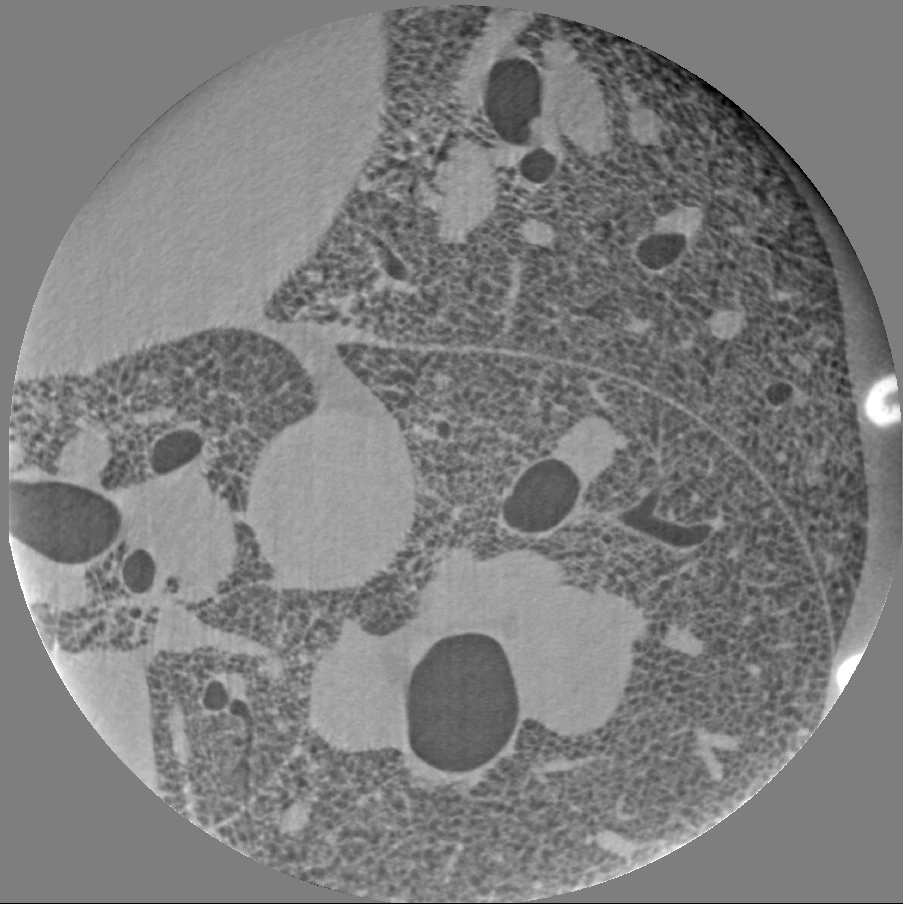
#> input picture experiments/data/lung_slice.webp, 903 x 904 px
$ python make_lung_png.py lung_slice.webp
#> lines starting #> are read from the running program, lines starting #| are printed output that depends on the picture; after the words box and inside, x2 and y2 are one past the last pixel; in counts of white or black regions, pixels touching at a corner belong together
"""The clean BINARY lung of `lung_clean_2048.png` ( 2048^2, the square of side 2, the field a disc of radius 0.9 ),
made from a real slice of a lung at high resolution ( `lung_slice.webp`, noisy ):

    big structures   kept as they are segmented: solid lumps ( low texture, bright ) and airways / vessels ( low
                     texture, dark, grown a few pixels into what is dark: their edges and narrow arms read as
                     texture; the dark ones on the rim dropped as artefacts ); the bright rim of an airway and the thin
                     bands between a lumen and a lump go to the one their intensity is closer to; nothing in an airway
    parenchyma       a FOAM drawn on the whole disc, then cut by the big structures ( no layer of cells that follows
                     their borders ): Voronoi cells of random seeds relaxed a little ( Lloyd, `LLOYD` times: sizes stay
                     uneven ), the spacing of the alveoli of the slice ( its dark local minima ); the alveoli ROUNDED
                     ( the distance to the walls a smooth min of the gaps to the two nearest seeds, over `ROUND` spacing:
                     between balls and cells, wide triple junctions ); walls of a thickness that varies slowly ( a
                     smooth random field, +- `WOBBLE`, times the density of the parenchyma of the slice around ),
                     scaled so that the parenchyma keeps its mean density
    lines            the long thin bright lines found ( ridges of the Hessian at two scales, kept by hysteresis ), and
                     those drawn by hand ( `GUIDES`: the fissure between two zones, thin vessels, faint and broken in
                     the slice: a rough guide, a smooth curve fitted to the ridges near it ); no cell sliver along them
    retouches        `GUIDES`, and small airways placed by hand
    border           the disc closed by a wall

    micromamba run -n prj-torch python otrec/experiments/data/make_lung_png.py [ --preview DIR ]      ( numpy, scipy, pillow )"""
import os, sys

import numpy as np
from PIL import Image
from scipy import ndimage as nd
from scipy.spatial import cKDTree

LLOYD, WOBBLE, ROUND, N, RHO = 4, 0.25, 0.12, 2048, 0.9
here = os.path.dirname( os.path.abspath( __file__ ) )
preview = sys.argv[ sys.argv.index( "--preview" ) + 1 ] if "--preview" in sys.argv else None
im = np.asarray( Image.open( os.path.join( here, "lung_slice.webp" ) ).convert( "L" ) ).astype( float )


def keep_big( b, a ):
    lab, n = nd.label( b )
    k = np.zeros( n + 1, bool ); k[ 1: ] = nd.sum( b, lab, range( 1, n + 1 ) ) >= a
    return k[ lab ]


def local_std( x, w ):
#> called with w = 5
    return np.sqrt( np.clip( nd.uniform_filter( x * x, w ) - nd.uniform_filter( x, w ) ** 2, 0, None ) )


# -- the field: the disc where the image has texture ( outside: a flat grey ) -------------------------------------------
busy = nd.binary_fill_holes( nd.binary_closing( local_std( im, 5 ) > 1.5, iterations = 3 ) )
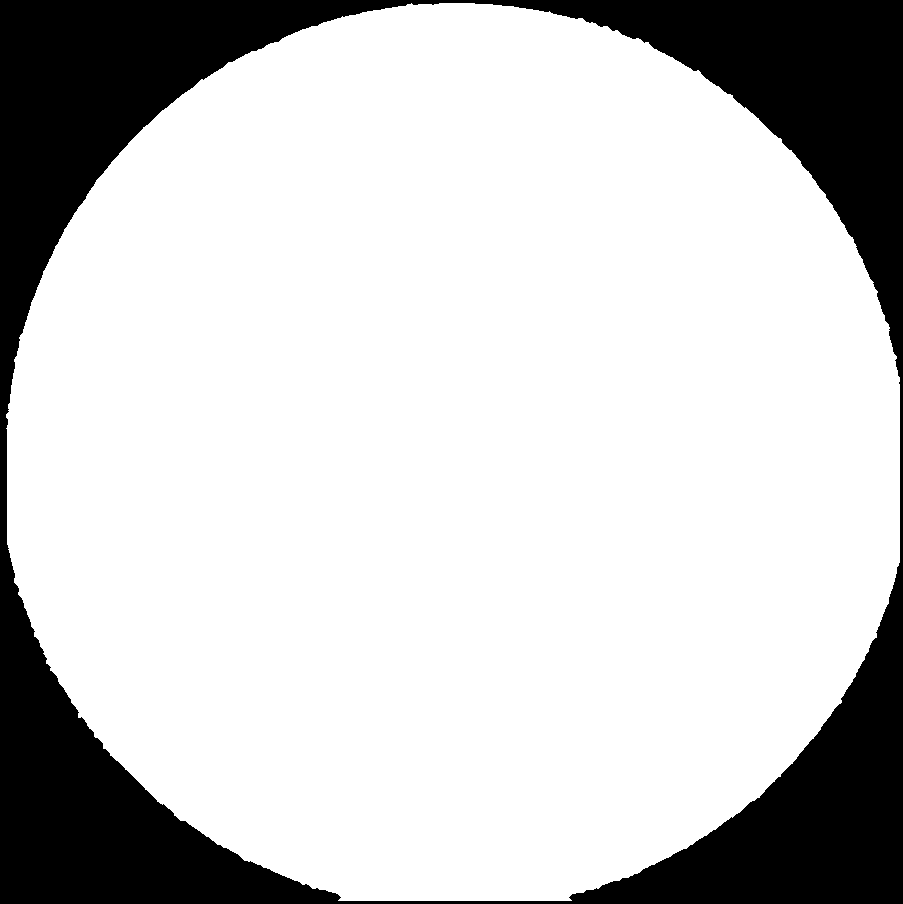
#> busy: shape (904, 903) bool; 79% white; 1 black region, box (x1, y1, x2, y2) and area: (0, 0, 903, 904) 171824
lab, n = nd.label( busy ); disk = lab == np.argmax( nd.sum( busy, lab, range( 1, n + 1 ) ) ) + 1
#> after `lab, n = nd.label(busy)`: n = 1
cy, cx = nd.center_of_mass( disk ); r_in = np.sqrt( disk.sum() / np.pi ) - 35          # ( the rim: artefacts )
#> after `cy, cx = nd.center_of_mass(disk)`: cy = 456.2; cx = 454.8
#> after `r_in = np.sqrt(disk.sum() / np.pi) - 35`: r_in = 417.9
Y, X = np.mgrid[ :im.shape[ 0 ], :im.shape[ 1 ] ]; R = np.hypot( Y - cy, X - cx ); inside = R < r_in

# -- the levels of white and black ( 2-means on the flat zones ), drifting slowly -----------------------------------------
g = nd.gaussian_filter( im, 0.7 )
s15 = local_std( g, 15 )
flat = inside & ( s15 < np.percentile( s15[ inside ], 25 ) )
v = g[ flat ]; W, B = v.max(), v.min()
#> after `W, B = (v.max(), v.min())`: W = 186; B = 60.52
for _ in range( 30 ):
    t = 0.5 * ( W + B ); W, B = np.median( v[ v > t ] ), np.median( v[ v < t ] )
#> this loop made 30 passes
#> (t, B) on passes 1 to 4: (123.3, 95.56), (125.5, 95.6), (125.5, 95.6), (125.5, 95.6)
drift = lambda sel, lvl: nd.gaussian_filter( np.where( sel, g - lvl, 0 ), 80 ) / np.maximum( nd.gaussian_filter( sel * 1., 80 ), 1e-3 )
Wm, Bm = W + drift( flat & ( g > t ), W ), B + drift( flat & ( g < t ), B )
dens = lambda x: ( x - Bm ) / ( Wm - Bm )
f2 = dens( nd.gaussian_filter( im, 2.0 ) )

# -- big structures ------------------------------------------------------------------------------------------------------
s9 = nd.gaussian_filter( local_std( g, 7 ), 2 )
sf, st = np.median( s9[ flat ] ), np.median( s9[ inside & ~flat ] )
#> sf = 2.5; st = 10
calm = s9 < 0.5 * ( sf + st )
lumen = nd.binary_fill_holes( keep_big( nd.binary_opening( ( f2 < 0.35 ) & calm, iterations = 2 ) & inside, 120 ) )
#> in keep_big, `lab, n = nd.label( b )`: n = 114
lab, _ = nd.label( lumen ); rim = np.unique( lab[ ( R > r_in - 12 ) & lumen ] ); lumen &= ~np.isin( lab, rim[ rim > 0 ] )
#> after `rim = np.unique(lab[(R > r_in - 12) & lumen])`: rim = [4, 8]
# grown ( 8 pixels at most ) into what is dark and not too textured ( the edges and the narrow arms of a lumen read as texture )
weak = ( f2 < 0.42 ) & ( s9 < 0.65 * ( sf + st ) ) & inside
lumen = nd.binary_dilation( lumen, iterations = 8, mask = weak | lumen )             # ( a few pixels at most: no leak )
lumen = nd.binary_fill_holes( nd.binary_opening( lumen, iterations = 1 ) )
# and the small ones: dark, calm, round enough to hold a disc of 4 pixels
small = nd.binary_opening( ( f2 < 0.3 ) & calm & inside, iterations = 4 ) & ~lumen
lumen |= keep_big( small, 50 )
# and those drawn by hand ( a retouch ): ( row, column, radius ) of the slice, grown into what is dark
for r0, c0, rr in [ ( 702, 237, 7 ) ]:
    lumen |= nd.binary_dilation( np.hypot( Y - r0, X - c0 ) < rr, iterations = 3, mask = weak )
solid = keep_big( nd.binary_opening( ( f2 > 0.7 ) & calm, iterations = 2 ) & inside, 25 )
#> call 3 of keep_big, with a = 25
#> in keep_big (call 3), `lab, n = nd.label( b )`:
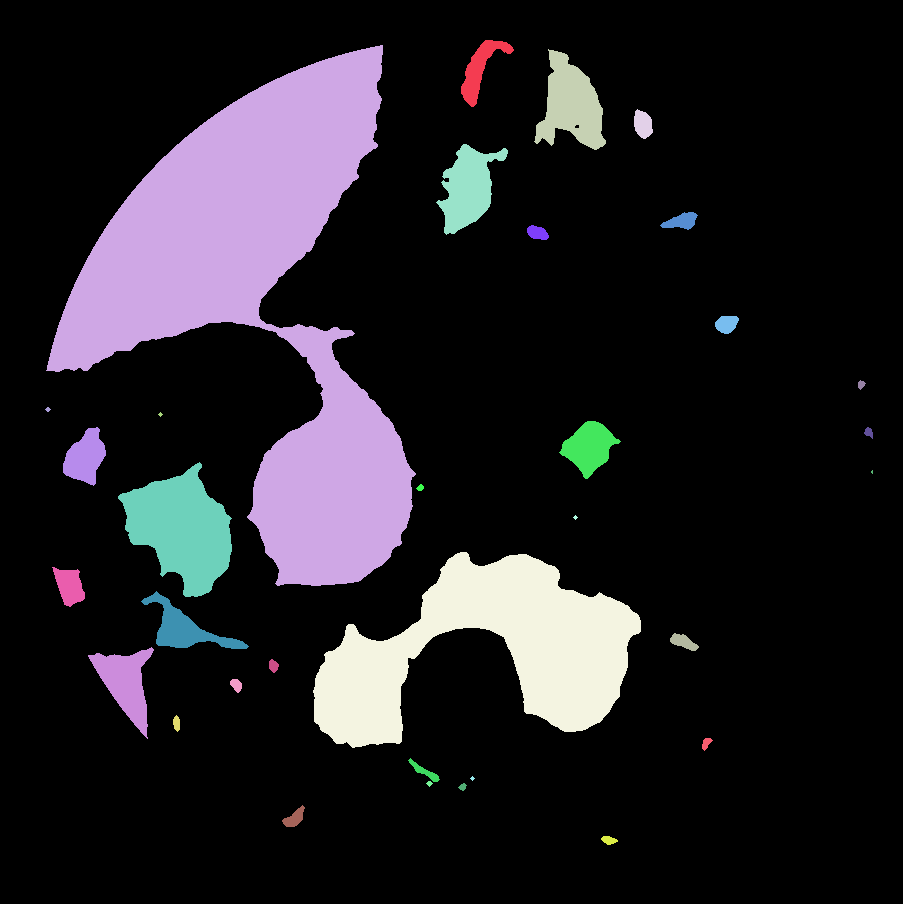
#> lab: shape (904, 903) int32; 34 distinct labels, from 0 to 33; one colour per label, 0 black
#> in keep_big (call 3), `lab, n = nd.label( b )`: n = 33
solid = nd.binary_closing( solid, iterations = 2 ) & ~lumen
par = inside & ~lumen & ~solid
# thin bands of the parenchyma ( what an opening of the size of an alveolus takes off ) next to a lumen or a lump: to the
# one their intensity is closer to
gs = nd.gaussian_filter( im, 1.0 )                                                   # the alveoli: dark local minima
mins = ( gs == nd.minimum_filter( gs, 5 ) ) & ( gs < nd.uniform_filter( gs, 15 ) ) & nd.binary_erosion( par, iterations = 4 )
spacing = np.sqrt( nd.binary_erosion( par, iterations = 4 ).sum() / mins.sum() )
#> spacing = 11.13
thin = par & ~nd.binary_opening( par, iterations = int( spacing / 2 ) ) & nd.binary_dilation( lumen | solid, iterations = 3 )
solid |= thin & ( f2 > 0.5 ); lumen |= thin & ( f2 <= 0.5 ); par &= ~thin
# the rim of an airway ( its wall, bright, whose edge reads as texture ): to the lumps, and what is left between them too thin
band = par & ( nd.distance_transform_edt( ~lumen ) < 10 ) & ( f2 > 0.55 )
solid |= band; par &= ~band
thin = par & ~nd.binary_opening( par, iterations = int( 0.7 * spacing ) ) & nd.binary_dilation( lumen | solid, iterations = 3 )
solid |= thin & ( f2 > 0.5 ); lumen |= thin & ( f2 <= 0.5 ); par &= ~thin
#> after `par &= ~thin`:
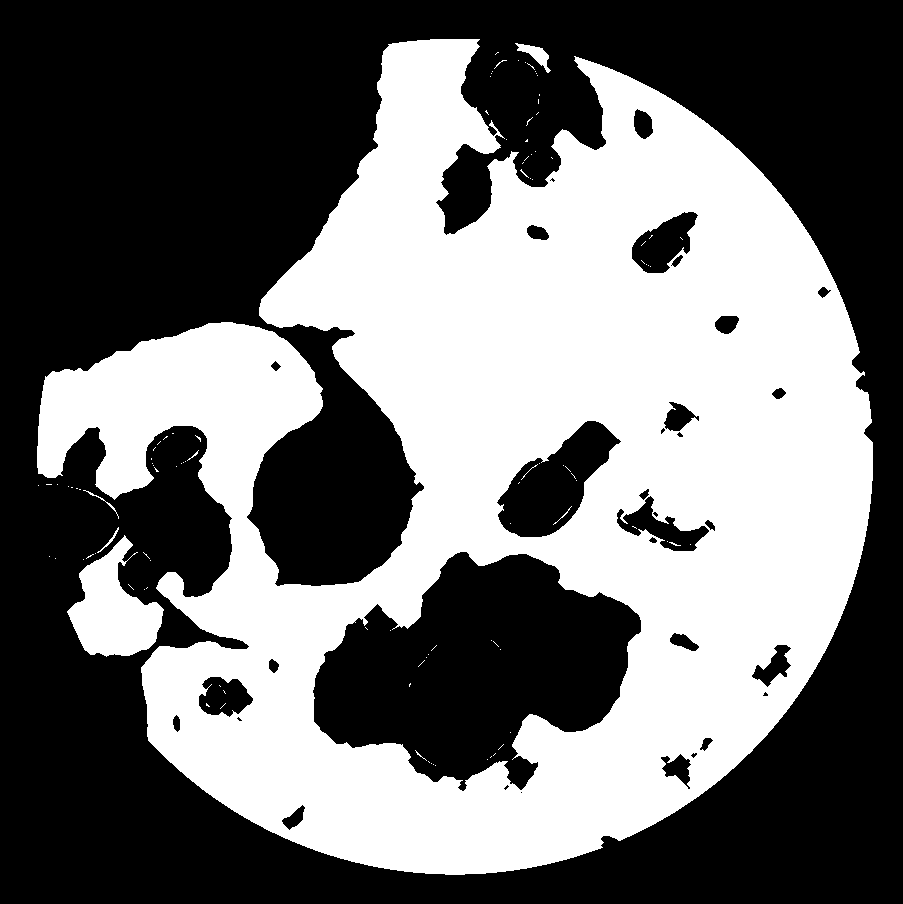
#> par: shape (904, 903) bool; 44.1% white; 106 white regions (98 under 20 px), largest, box (x1, y1, x2, y2) and area: (37, 39, 873, 875) 352880, (67, 535, 164, 657) 6299, (515, 43, 551, 73) 375
solid = nd.binary_closing( solid, iterations = 2 ) & ~lumen; par &= ~solid
target = float( np.clip( dens( nd.gaussian_filter( g, 3 ) )[ par ], 0, 1 ).mean() )
#> target = 0.388

# -- thin bright lines: ridges at two scales, hysteresis ------------------------------------------------------------------
def ridge_strength( sig ):
    hxx, hyy, hxy = ( nd.gaussian_filter( im, sig, order = o ) for o in ( ( 2, 0 ), ( 0, 2 ), ( 1, 1 ) ) )
    root = np.sqrt( 0.25 * ( hxx - hyy ) ** 2 + hxy ** 2 )
    lmin, lmax = 0.5 * ( hxx + hyy ) - root, 0.5 * ( hxx + hyy ) + root
    return np.where( np.abs( lmax ) < 0.5 * np.abs( lmin ), -lmin * sig * sig, 0 )
rs = np.maximum( ridge_strength( 1.2 ), ridge_strength( 2.0 ) )
zone = par & ~nd.binary_dilation( lumen | solid, iterations = 8 )
strong, weak = rs > np.percentile( rs[ zone ], 98.5 ), rs > np.percentile( rs[ zone ], 90 )
lab, _ = nd.label( weak & zone )
ridge = np.isin( lab, np.unique( lab[ strong & zone ] ) ) & ( lab > 0 )
lab, n = nd.label( ridge )                                                            # long and thin: a line, not a blob
#> n = 473
long = np.zeros( n + 1, bool )
for k, sl in enumerate( nd.find_objects( lab ), 1 ):
    yy, xx = np.nonzero( lab[ sl ] == k )
    if len( yy ) >= 100:
        ev = np.linalg.eigvalsh( np.cov( np.stack( [ yy, xx ] ) ) )
        long[ k ] = ev[ 1 ] > 25 * max( ev[ 0 ], 0.25 )
#> this loop made 473 passes
#> ev on passes 26, 35, 43, 109: [4.06, 69.04], [3.95, 55.81], [10.32, 38.29], [9.62, 104.9]
ridge = long[ lab ]
# LINES drawn by hand ( a retouch ): the fissure between two zones, and thin vessels, faint and broken in the slice. Each
# has a rough guide drawn by eye ( ( row, column ) of the slice ), the weak ridges within `window` of it, and a smooth curve
# fitted to them ( row and column as polynomials of the arc length of the guide ); drawn with `width` times the walls
GUIDES = dict(
    fissure = ( [ ( 343, 338 ), ( 350, 460 ), ( 360, 560 ), ( 380, 630 ), ( 410, 690 ), ( 450, 740 ), ( 500, 775 ), ( 560, 805 ), ( 620, 825 ), ( 660, 832 ) ], 14, 7, 1.2 ),
    vessel_upper = ( [ ( 240, 512 ), ( 290, 510 ), ( 335, 505 ) ], 8, 2, 1.5 ),
    vessel_left = ( [ ( 700, 178 ), ( 745, 180 ), ( 790, 183 ) ], 8, 2, 1.5 ) )
cand = np.stack( np.nonzero( ( rs > np.percentile( rs[ par ], 80 ) ) & inside ), 1 ).astype( float )
#> cand = 79542 pairs, first value 39 to 873, second value 37 to 870
lines_ = { }
for name, ( guide, window, degree, width ) in GUIDES.items():
    guide = np.array( guide, float )
    seg = np.concatenate( [ np.linspace( guide[ k ], guide[ k + 1 ], 200, endpoint = False ) for k in range( len( guide ) - 1 ) ] + [ guide[ -1: ] ] )
    arc = np.concatenate( [ [ 0 ], np.cumsum( np.linalg.norm( np.diff( seg, axis = 0 ), axis = 1 ) ) ] ) / max( np.linalg.norm( np.diff( seg, axis = 0 ), axis = 1 ).sum(), 1e-9 )
    dd, jj = cKDTree( seg ).query( cand )
    near = dd < window
    sa = arc[ jj[ near ] ]
    fit = [ np.polynomial.Polynomial.fit( sa, cand[ near, c ], degree ) for c in ( 0, 1 ) ]
    sf_ = np.linspace( sa.min(), sa.max(), 4000 )
    lines_[ name ] = ( np.stack( [ fit[ 0 ]( sf_ ), fit[ 1 ]( sf_ ) ], 1 ), width )
    print( f"{ name }: { near.sum() } ridge pixels near the guide, residual { np.median( np.linalg.norm( cand[ near ] - np.stack( [ fit[ c ]( sa ) for c in ( 0, 1 ) ], 1 ), axis = 1 ) ):.2f} px" )
#> this loop made 3 passes
#| fissure: 4001 ridge pixels near the guide, residual 4.64 px
#| vessel_upper: 452 ridge pixels near the guide, residual 2.99 px
#> (further printed lines are left out)
#> after the loop, lines_ = 3 items
print( f"levels W { W:.0f} B { B:.0f}; solid { solid[ inside ].mean():.3f} lumen { lumen[ inside ].mean():.3f} parenchyma { par[ inside ].mean():.3f}"
       f" ( density { target:.3f}, { mins.sum() } alveoli, spacing { spacing:.1f} px ); ridges { ridge.sum() } px" )
#| levels W 155 B 96; solid 0.278 lumen 0.066 parenchyma 0.656 ( density 0.388, 2792 alveoli, spacing 11.1 px ); ridges 944 px

# -- the output grid: the square of side 2, the disc of the field of radius RHO ------------------------------------------
sc = r_in / ( RHO * N / 2 )
#> sc = 0.453
i = ( np.arange( N ) - N / 2 + 0.5 ) * sc
#> i = 2048 values from -464.1 to 464.1
GI, GJ = np.meshgrid( i, i, indexing = "ij" )
def up( mask, blur = 1.0 ):
    return nd.map_coordinates( nd.gaussian_filter( mask * 1., blur ), [ cy + GI, cx + GJ ], order = 1 ) > 0.5
disc = np.hypot( GI, GJ ) < r_in
L, S, P, Rg = up( lumen ), up( solid ), up( par ), up( ridge, 0.7 )
L = nd.binary_fill_holes( L )
def drawn( curve ):
    """the curve on the output grid"""
    m = np.zeros( ( N, N ), bool )
    o = np.round( ( curve - [ cy, cx ] ) / sc + N / 2 - 0.5 ).astype( int )
#> o = 4000 pairs, first value 776 to 1476, second value 765 to 1836
    o = o[ ( o >= 0 ).all( 1 ) & ( o < N ).all( 1 ) ]
    m[ o[ :, 0 ], o[ :, 1 ] ] = True
    return m
Lines = { name: ( drawn( curve ), width ) for name, ( curve, width ) in lines_.items() }
#> Lines = 3 items
Fi = np.any( [ m for m, _ in Lines.values() ], axis = 0 )                           # every line drawn by hand
P &= disc & ~L & ~S
a = spacing / sc                                                                     # the spacing, output pixels
#> a = 24.55

# -- the foam on the whole disc ------------------------------------------------------------------------------------------
rng = np.random.default_rng( 0 )
pi, pj = np.nonzero( disc ); pts = np.stack( [ pi, pj ], 1 ).astype( float )
#> after `pts = np.stack([pi, pj], 1).astype(float)`: pts = 2668400 pairs, first value 102 to 1945, second value 102 to 1945
seeds = pts[ rng.choice( len( pts ), int( len( pts ) / ( a * a ) ), replace = False ) ]
#> seeds = 4426 pairs, first value 106 to 1944, second value 108 to 1938
dl = nd.distance_transform_edt( ~Fi )
seeds = seeds[ dl[ tuple( np.round( seeds ).astype( int ).T ) ] > 0.4 * a ]        # no sliver of a cell along a line
#> seeds = 4370 pairs, first value 106 to 1944, second value 108 to 1938
for _ in range( LLOYD ):
    lab = cKDTree( seeds ).query( pts )[ 1 ]
    cnt = np.bincount( lab, minlength = len( seeds ) ); k = cnt > 0
    seeds = np.stack( [ np.bincount( lab, pts[ :, 0 ], len( seeds ) ), np.bincount( lab, pts[ :, 1 ], len( seeds ) ) ], 1 )[ k ] / cnt[ k, None ]
#> after the loop, seeds = 4370 pairs, first value 109 to 1938.7, second value 112.9 to 1936
d, _ = cKDTree( seeds ).query( pts, 3 )
k_ = ROUND * a                                                                       # the two nearest walls, a smooth min: wider junctions
#> k_ = 2.95
gap = -k_ * np.logaddexp( -( d[ :, 1 ] - d[ :, 0 ] ) / k_, -( d[ :, 2 ] - d[ :, 0 ] ) / k_ )
half = np.zeros( ( N, N ) ); half[ pi, pj ] = gap / 2                                # ~ distance to the walls, less at the junctions
wob = nd.gaussian_filter( rng.normal( size = ( N, N ) ), a )
wob = 1 + WOBBLE * wob / wob[ disc ].std()                                           # the thickness, varying slowly
# and following the density of the parenchyma of the slice ( smoothed over a few alveoli ): denser zones, thicker walls
fl = dens( nd.gaussian_filter( g, 3 ) ).clip( 0, 1 )
fl = nd.gaussian_filter( np.where( par, fl, 0 ), 1.5 * spacing ) / np.maximum( nd.gaussian_filter( par * 1., 1.5 * spacing ), 1e-3 )
fl = nd.map_coordinates( fl, [ cy + GI, cx + GJ ], order = 1 )
wob = wob * np.clip( fl / fl[ P ].mean(), 0.6, 1.5 )                              # ( bounded: no wall vanishes )
def foam( t ):
    """white where the walls are: walls of thickness `t wob`, the alveoli rounded"""
    return half <= 0.5 * t * wob
lo, hi = 0.0, a
#> lo = 0; hi = 24.55
for _ in range( 18 ):
    t = 0.5 * ( lo + hi )
    lo, hi = ( t, hi ) if foam( t )[ P ].mean() < target else ( lo, t )
#> this loop made 18 passes
#> (t, lo, hi) on passes 1 to 4: (12.28, 0, 12.28), (6.14, 0, 6.14), (3.07, 3.07, 6.14), (4.6, 3.07, 4.6)
F = foam( t )
print( f"{ len( seeds ) } cells, spacing { a:.1f} px out, walls { t:.2f} px out ( { t * sc:.2f} native ) +- { 100 * WOBBLE:.0f} %,"
       f" parenchyma density { F[ P ].mean():.3f} ( target { target:.3f} )" )
#| 4370 cells, spacing 24.6 px out, walls 4.41 px out ( 2.00 native ) +- 25 %, parenchyma density 0.388 ( target 0.388 )
img = F & P
img |= S
img |= ( nd.distance_transform_edt( ~L ) <= 1.5 * t ) & disc & ~L                 # the walls of the airways
img |= ( nd.distance_transform_edt( ~Rg ) <= 0.5 * t ) & P                         # vessels
for m, width in Lines.values():                                                     # the lines drawn by hand
    img |= ( nd.distance_transform_edt( ~m ) <= 0.5 * width * t ) & P
#> this loop made 3 passes
#> width on passes 1 to 3: 1.2, 1.5, 1.5
img |= disc & ( np.hypot( GI, GJ ) > r_in - t * sc )                                 # the border closed
img &= disc
img &= ~L                                                                            # nothing in an airway
lab, n = nd.label( img )                                                             # nor islands nearly surrounded by one
#> n = 19
sizes = nd.sum( img, lab, range( 1, n + 1 ) )
#> sizes = 19 values, max 1451402 at index 0, min 1 at index 2, mean 76395.5
k = np.zeros( n + 1, bool )
for j, sl in enumerate( nd.find_objects( lab ), 1 ):
    if sizes[ j - 1 ] < 4 * a * a:
        sl2 = tuple( slice( max( x.start - 3, 0 ), x.stop + 3 ) for x in sl )
        comp = lab[ sl2 ] == j
        rim = nd.binary_dilation( comp, iterations = 2 ) & ~comp
        k[ j ] = ( rim & L[ sl2 ] ).sum() > 0.6 * rim.sum()
#> this loop made 19 passes
img &= ~k[ lab ]
print( f"islands in the airways taken off: { k.sum() }" )
#| islands in the airways taken off: 0
print( f"white fraction in the disc { img[ disc ].mean():.3f}" )
#| white fraction in the disc 0.544
Image.fromarray( ( img * 255 ).astype( np.uint8 ) ).save( os.path.join( here, "lung_clean_2048.png" ) )

if preview:                                                                          # the slice and the clean lung side by side
    os.makedirs( preview, exist_ok = True )
    small = np.asarray( Image.fromarray( ( img * 255 ).astype( np.uint8 ) ).resize( ( 903, 903 ), Image.BILINEAR ) ) / 255
    rgb = np.stack( [ im / 255 ] * 3, -1 ); rgb[ ridge ] = [ 1, 0.2, 0.2 ]
    for curve, _ in lines_.values():
        fi = np.clip( np.round( curve ).astype( int ), 0, np.array( im.shape ) - 1 ); rgb[ fi[ :, 0 ], fi[ :, 1 ] ] = [ 0.2, 1, 0.2 ]
    Image.fromarray( ( rgb * 255 ).astype( np.uint8 ) ).save( os.path.join( preview, "ridges.png" ) )
    for name, ( r0, c0, hw ) in dict( zoom_a = ( 480, 600, 120 ), zoom_b = ( 350, 470, 120 ), zoom_c = ( 690, 460, 120 ) ).items():
        oi, oj, ow = int( ( r0 - cy ) / sc + N / 2 ), int( ( c0 - cx ) / sc + N / 2 ), int( hw / sc )
        cl = np.asarray( Image.fromarray( ( img[ oi - ow:oi + ow, oj - ow:oj + ow ] * 255 ).astype( np.uint8 ) ).resize( ( 2 * hw, 2 * hw ), Image.BILINEAR ) ) / 255
        both = np.concatenate( [ im[ r0 - hw:r0 + hw, c0 - hw:c0 + hw ] / 255, cl ], 1 )
        Image.fromarray( ( both * 255 ).astype( np.uint8 ) ).resize( ( 960, 480 ) ).save( os.path.join( preview, name + ".png" ) )
    Image.fromarray( ( small * 255 ).astype( np.uint8 ) ).save( os.path.join( preview, "lung_903.png" ) )
